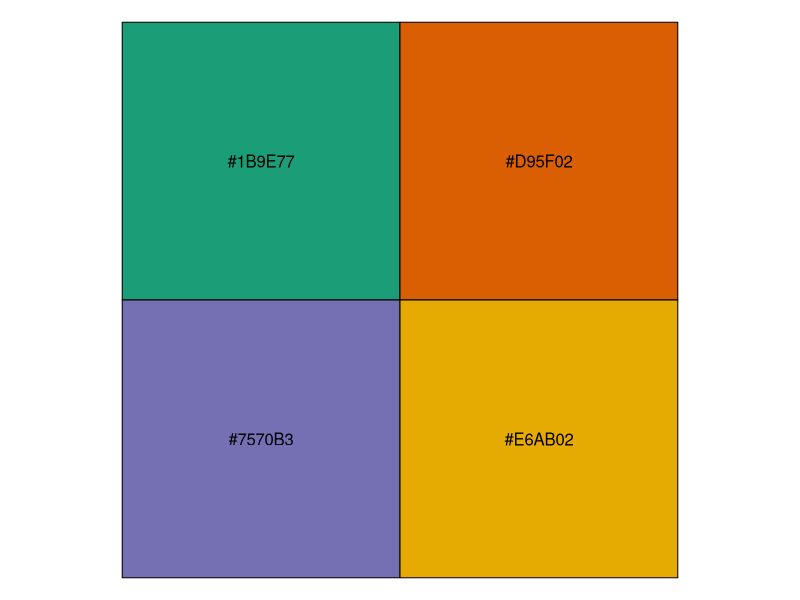
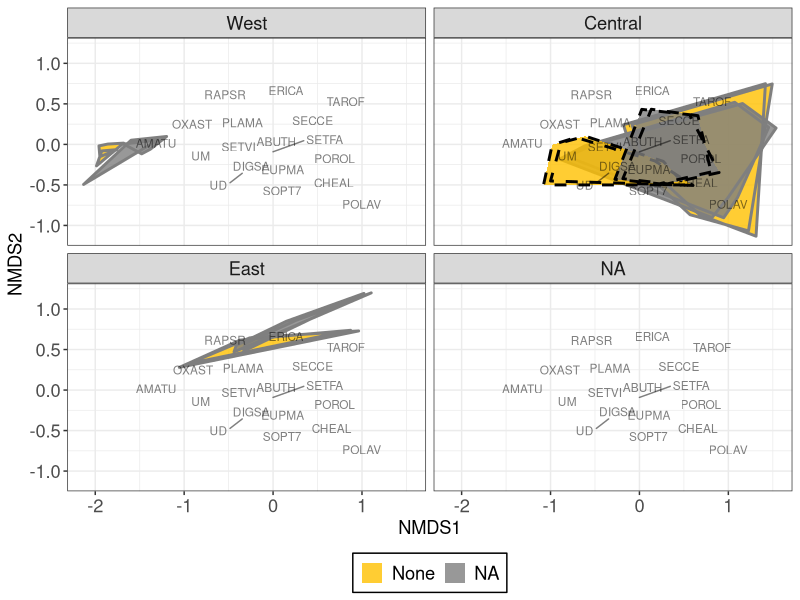
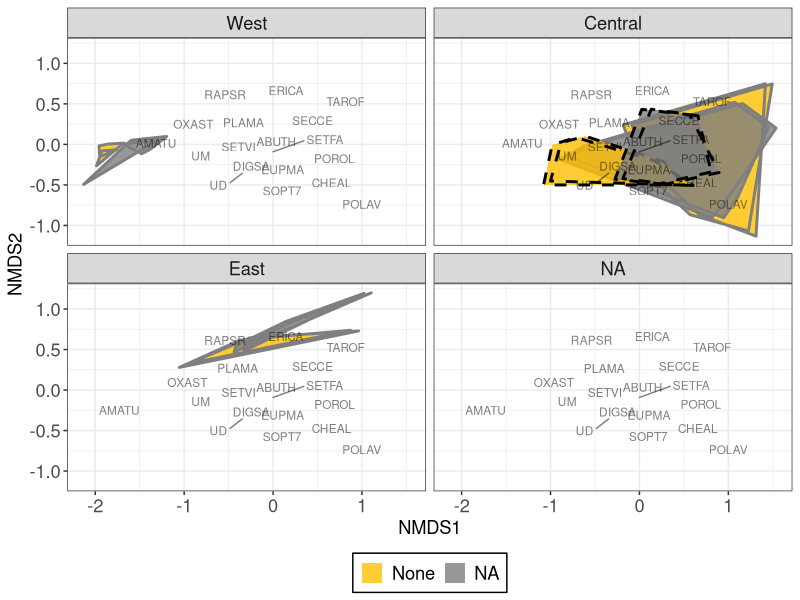

R code for these plots, in order:
# Gina, derived from lydia
# make manuscript figs
# created 5/21/2020
# updated 5/27/2020 (colors)

library(dplyr)
library(readr)
library(ggplot2)
library(ggrepel)

# fig settings ------------------------------------------------------------



mylegendtheme <- theme(legend.position = c(0.1, 0.9),
                       legend.justification = c(0,1),
                       legend.background = element_rect(color = "black"))

myaxistexttheme <- theme(axis.text = element_text(size = rel(1.2)),
                         legend.text = element_text(size = rel(1.3)),
                         axis.title = element_text(size = rel(1.3)),
                         strip.text = element_text(size = rel(1.3)))


p_green <- "#619B44"
p_blue <- "#46B2B5"
p_pink <- "#DC1A64"
p_orange <- "#FFA726"
p_yellow <- "#FFC000"
p_gray <- "#E7E6E6"


mycols <- c("#1B9E77", "#D95F02", "#7570B3", "#E6AB02")
scales::show_col(mycols)
theme_set(theme_bw())


cctrtpal <- c("lightsalmon4", "darkolivegreen3")

# data --------------------------------------------------------------------

site_scores <- 
  read_csv("01_stats-nmds/st_nmds-site.csv") %>% 
  mutate(
    site = recode(
      site,
      "Boyd" = "Central",
      "Funcke" = "West",
      "Stout" = "East"
    ),
    site = factor(site, levels = c("West", "Central", "East")),
    crop_sys = stringr::str_to_title(sys_trt),
    cc_trt = recode(cc_trt, 
                    "no" = "None",
                    "rye" = "Winter Rye"))

spp_scores  <- read_csv("01_stats-nmds/st_nmds-spp.csv")

site_hull <- 
  read_csv("01_stats-nmds/st_nmds-site-hulls.csv") %>%
  mutate(
    site = recode(
      site,
      "Boyd" = "Central",
      "Funcke" = "West",
      "Stout" = "East"
    ),
    site = factor(site, levels = c("West", "Central", "East")),
    crop_sys = stringr::str_to_title(sys_trt),
    cc_trt = recode(cc_trt, 
                         "no" = "None",
                         "rye" = "Winter Rye"))


# figure ------------------------------------------------------------------

ggplot() +
  # geom_point(data = site_scores, 
  #            aes(x = NMDS1, 
  #                y = NMDS2, 
  #                #color = cc_trt, 
  #                shape = crop_sys
  #                ), 
  #            size = 2, 
  #            alpha = 1) +
  geom_polygon(data = site_hull, 
               aes(x = NMDS1, 
                   y = NMDS2,
                   color = crop_sys,
                   fill = cc_trt, 
                   linetype = crop_sys),
               size = 1,
               alpha = 0.8) + 
  geom_text_repel(data = spp_scores, 
                  aes(x = NMDS1, 
                      y = NMDS2, 
                      label = speciesID), 
                  alpha = 0.5,
                  size = 3) + # Species as text - better!
  #geom_hline(yintercept = 0, lty = 2) +
  #geom_vline(xintercept = 0, lty = 2) +
  facet_grid(.~site) +
  # -- the following stuff is for aesthetic purposes --
  scale_color_manual(values = c("Silage" = "black",
                                "black")) +
  scale_fill_manual(values = c("None" = p_yellow, 
                               p_blue)) +
  scale_linetype_manual(values = c("solid", "dashed")) +
  labs(color = NULL, shape = NULL, fill = NULL) +
  guides(color = F, linetype = F) +
  theme(legend.direction  = "horizontal",
        legend.position = "bottom",
        legend.background = element_rect(color = "black"),
        strip.text        = element_text(size = rel(1.2)),
        legend.text       = element_text(size = rel(1.2)),
        legend.title      = element_text(size = rel(1.2)),
        axis.title        = element_text(size = rel(1.2)),
        axis.text         = element_text(size = rel(1.2))) + 
  facet_wrap(~site)

ggsave("02_make-figs/figs/fig_nmds.png")
